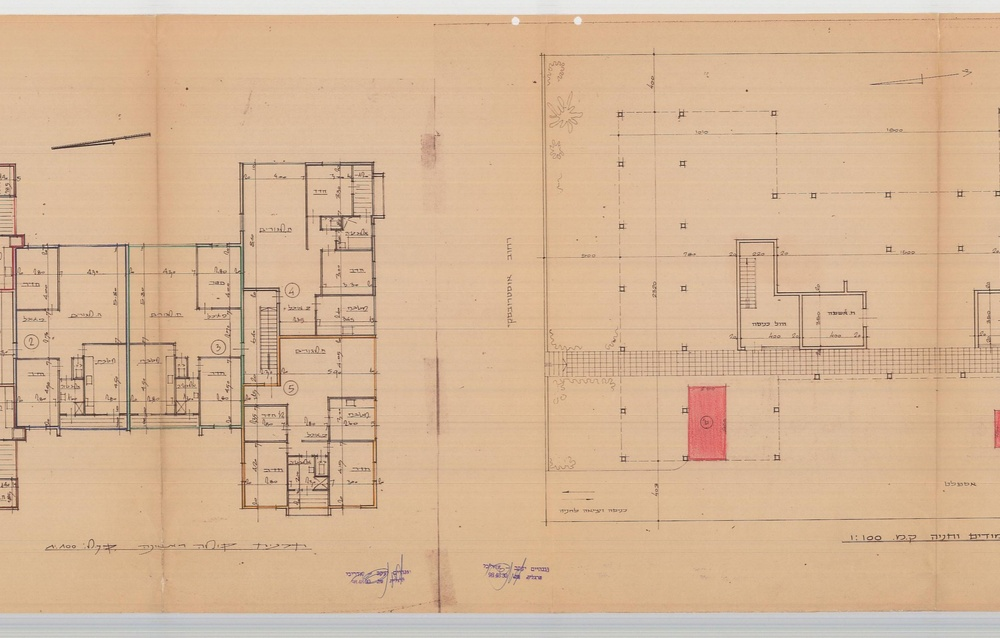
#> input picture p1_left.jpg, 1000 x 638 px, shrunk from 5309 x 3388 before the run, given in place of p1_left.png, which was not available
$ python label_circles.py
#> lines starting #> are read from the running program, lines starting #| are printed output that depends on the picture; after the words box and inside, x2 and y2 are one past the last pixel; in counts of white or black regions, pixels touching at a corner belong together; pictures that were not available may be replaced by others from this repository, and a replacement may not be noted
import cv2
import numpy as np
import os
import json

def detect_and_label_circles(img_path, output_path):
#> called with img_path = 'p1_left.png', output_path = 'cache/p1_left_labeled.png'
    img = cv2.imread(img_path)
#> img is the input picture: shape (638, 1000, 3); mean B, G, R 150.8, 182, 214
    if img is None:
        print(f"Error: Could not load {img_path}")
        return []

    gray = cv2.cvtColor(img, cv2.COLOR_BGR2GRAY)
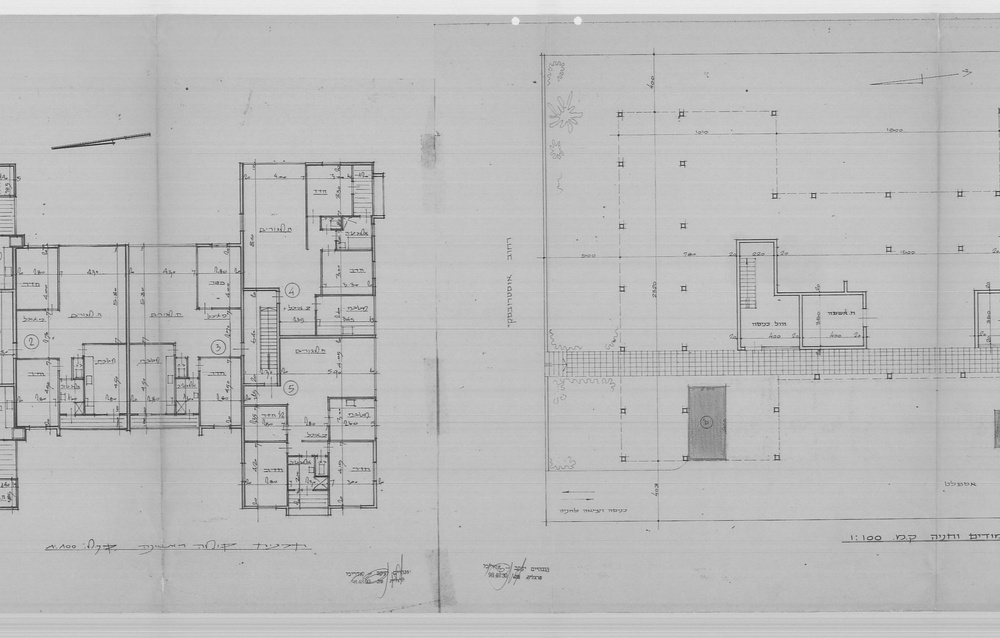
#> gray: shape (638, 1000); min 42, max 241, mean 188
    blurred = cv2.GaussianBlur(gray, (9, 9), 2)

    # Hough Circles Transform tuned for unit circles
    circles = cv2.HoughCircles(
        blurred,
        cv2.HOUGH_GRADIENT,
        dp=1.2,
        minDist=40,
        param1=50,
        param2=28, # slightly more sensitive to find all circles
        minRadius=15,
        maxRadius=45
    )
#> circles = 22 rows, first 8: [215.4, 364.2, 44.28], [105, 383.4, 42.96], [153, 378.6, 37.68], [342.6, 195, 39], [275.4, 329.4, 44.28], [39, 390.6, 35.04], [281.4, 203.4, 42.96], [275.4, 473.4, 31.08]

    detected_list = []
    if circles is not None:
        circles = np.round(circles[0, :]).astype("int")
#> circles = 22 rows, first 8: [215, 364, 44], [105, 383, 43], [153, 379, 38], [343, 195, 39], [275, 329, 44], [39, 391, 35], [281, 203, 43], [275, 473, 31]

        # Sort circles top-to-bottom, then left-to-right to make labeling structured
        circles = sorted(circles, key=lambda c: (c[1] // 50, c[0]))
#> circles = 22 items, first 6: [343, 195, 39], [281, 203, 43], [37, 268, 19], [101, 287, 42], [157, 295, 43], [217, 280, 34]

        output_img = img.copy()
        idx = 1
        for (x, y, r) in circles:
            # Check if this circle overlaps significantly with an already added one
            is_duplicate = False
            for prev in detected_list:
                dist = np.sqrt((x - prev['x'])**2 + (y - prev['y'])**2)
                if dist < 20: # too close, duplicate
                    is_duplicate = True
                    break
            if is_duplicate:
                continue

            circle_label = f"C{idx}"
            detected_list.append({
                'label': circle_label,
                'x': int(x),
                'y': int(y),
                'r': int(r)
            })

            # Draw green circle
            cv2.circle(output_img, (x, y), r, (0, 220, 0), 2)
            # Draw orange center dot
            cv2.circle(output_img, (x, y), 3, (0, 100, 255), -1)
            # Draw text label in high-contrast red with white outline
            text = circle_label
            font = cv2.FONT_HERSHEY_SIMPLEX
            font_scale = 0.7
            thickness = 2

            # Draw white background outline for text readability
            cv2.putText(output_img, text, (x + r + 5, y + 5), font, font_scale, (255, 255, 255), thickness + 2)
            cv2.putText(output_img, text, (x + r + 5, y + 5), font, font_scale, (0, 0, 255), thickness)

            idx += 1
#> this loop made 22 passes
#> (x, y, r, circle_label, text) on passes 1 to 12: (343, 195, 39, 'C1', 'C1'), (281, 203, 43, 'C2', 'C2'), (37, 268, 19, 'C3', 'C3'), (101, 287, 42, 'C4', 'C4'), (157, 295, 43, 'C5', 'C5'), (217, 280, 34, 'C6', 'C6'), (345, 269, 27, 'C7', 'C7'), (35, 339, 32, 'C8', 'C8'), (275, 329, 44, 'C9', 'C9'), (833, 319, 31, 'C10', 'C10'), (39, 391, 35, 'C11', 'C11'), (105, 383, 43, 'C12', 'C12')
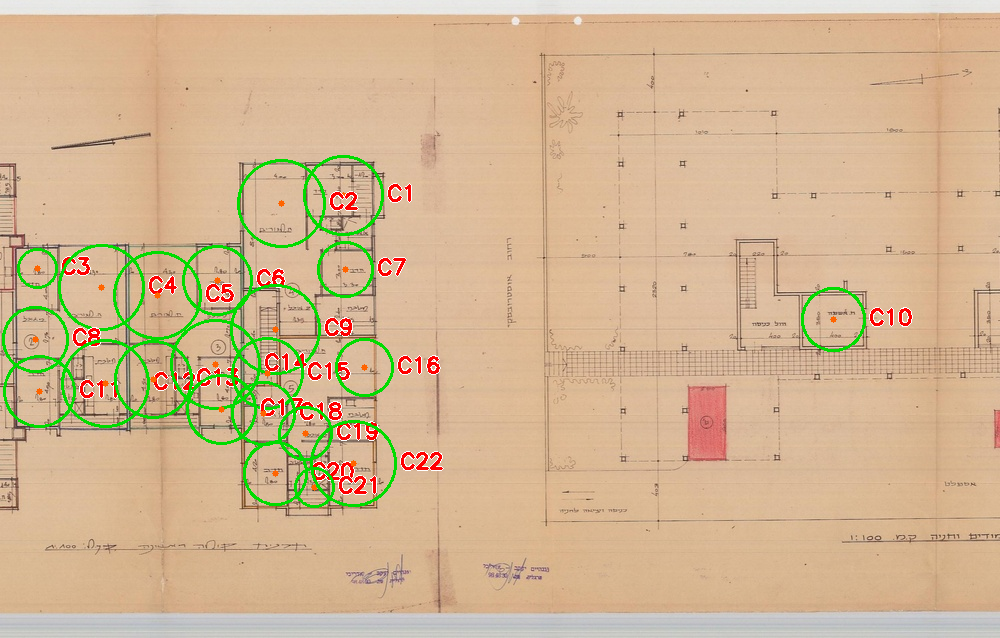
#> output_img: shape (638, 1000, 3); 3.62% of pixels changed, all inside (x1, y1, x2, y2) = (2, 155, 913, 508)
#> after the loop, detected_list = 22 items; idx = 23

        cv2.imwrite(output_path, output_img)
        print(f"Labeled image saved to {output_path}. Detected {len(detected_list)} unique circles.")
#| Labeled image saved to cache/p1_left_labeled.png. Detected 22 unique circles.
    else:
        print(f"No circles found in {img_path}")

    return detected_list

def main():
    os.makedirs("cache", exist_ok=True)

    # Label Page 1 Left Wing (Units 4, 5, 6)
    left_circles = detect_and_label_circles("p1_left.png", "cache/p1_left_labeled.png")
#> left_circles = 22 items
    with open("cache/left_circles_coords.json", "w") as f:
        json.dump(left_circles, f, indent=2)

    # Label Page 2 Right Wing (Units 1, 2, 3)
    right_circles = detect_and_label_circles("p2_right.png", "cache/p2_right_labeled.png")
    with open("cache/right_circles_coords.json", "w") as f:
        json.dump(right_circles, f, indent=2)

if __name__ == "__main__":
    main()

$ run again, with crop_c289.jpg copied over p1_left.jpg
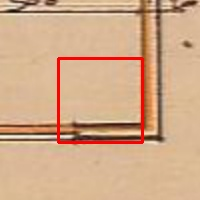
#> input picture crop_c289.jpg, 200 x 200 px, given in place of p1_left.png, which was not available
#> in detect_and_label_circles, img is the input picture: shape (200, 200, 3); mean B, G, R 137.3, 170.3, 209.5
#> in detect_and_label_circles, `blurred = cv2.GaussianBlur(gray, (9, 9), 2)`:
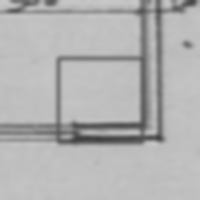
#> blurred: shape (200, 200); min 63, max 201, mean 178.2
#> in detect_and_label_circles, `circles = cv2.HoughCircles( blurred, cv2.HOUGH_GRADIENT, dp=1.2, minDi..`: circles = [[100.2, 102.6, 40.32], [18.6, 96.6, 41.64], [114.6, 31.8, 25.68]]
#> in detect_and_label_circles, `circles = np.round(circles[0, :]).astype("int")`: circles = [[100, 103, 40], [19, 97, 42], [115, 32, 26]]
#> in detect_and_label_circles, `circles = sorted(circles, key=lambda c: (c[1] // 50, c[0]))`: circles = [[115, 32, 26], [19, 97, 42], [100, 103, 40]]
#> the loop in detect_and_label_circles, `for (x, y, r) in circles:` made 3 passes
#> after the loop in detect_and_label_circles, `for (x, y, r) in circles:`:
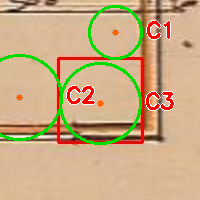
#> output_img: shape (200, 200, 3); 7.08% of pixels changed, all inside (x1, y1, x2, y2) = (0, 5, 175, 145)
#> after the loop in detect_and_label_circles, `for (x, y, r) in circles:`: detected_list = 3 items; idx = 4
#| Labeled image saved to cache/p1_left_labeled.png. Detected 3 unique circles.
#> left_circles = 3 items

$ run again, with p1_full.jpg copied over p1_left.jpg
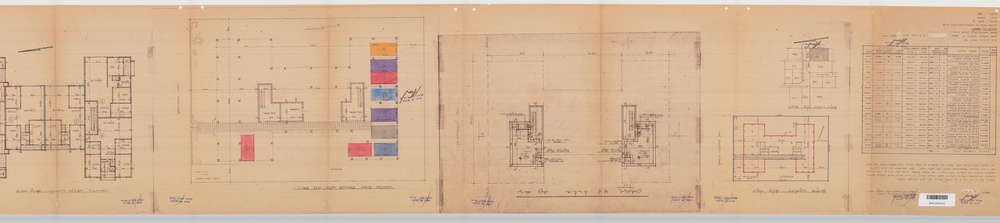
#> input picture p1_full.jpg, 1000 x 223 px, shrunk from 7584 x 1694 before the run, given in place of p1_left.png, which was not available
#> in detect_and_label_circles, img is the input picture: shape (223, 1000, 3); mean B, G, R 149.9, 180.3, 212.8
#> in detect_and_label_circles, `gray = cv2.cvtColor(img, cv2.COLOR_BGR2GRAY)`:
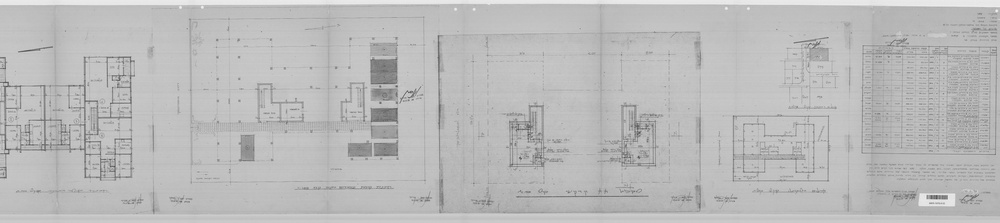
#> gray: shape (223, 1000); min 77, max 240, mean 186.5
#> in detect_and_label_circles, `circles = cv2.HoughCircles( blurred, cv2.HOUGH_GRADIENT, dp=1.2, minDi..`: circles = [[414.6, 115.8, 27.96]]
#> in detect_and_label_circles, `circles = np.round(circles[0, :]).astype("int")`: circles = [[415, 116, 28]]
#> the loop in detect_and_label_circles, `for (x, y, r) in circles:` made 1 pass
#> (x, y, r, circle_label, text, font, font_scale) on pass 1: (415, 116, 28, 'C1', 'C1', 0, 0.7)
#> after the loop in detect_and_label_circles, `for (x, y, r) in circles:`:
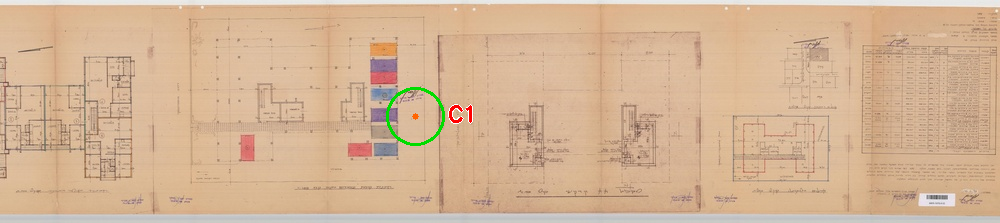
#> output_img: shape (223, 1000, 3); 0.38% of pixels changed, all inside (x1, y1, x2, y2) = (386, 87, 473, 146)
#> after the loop in detect_and_label_circles, `for (x, y, r) in circles:`: detected_list = 1 item; idx = 2
#| Labeled image saved to cache/p1_left_labeled.png. Detected 1 unique circles.
#> left_circles = 1 item

$ run again, with p2_full.jpg copied over p1_left.jpg
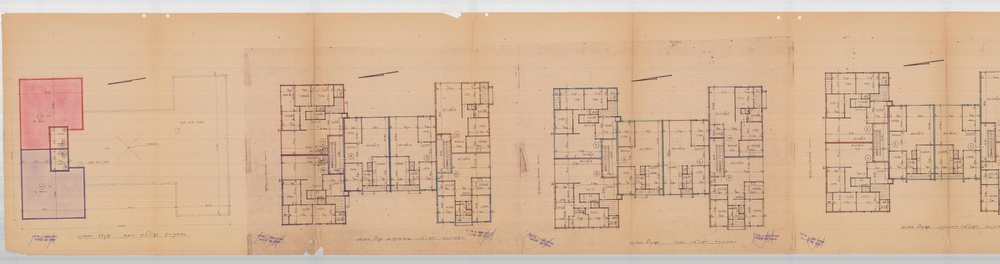
#> input picture p2_full.jpg, 1000 x 264 px, shrunk from 6572 x 1732 before the run, given in place of p1_left.png, which was not available
#> in detect_and_label_circles, img is the input picture: shape (264, 1000, 3); mean B, G, R 153.1, 181.7, 213.3
#> in detect_and_label_circles, `blurred = cv2.GaussianBlur(gray, (9, 9), 2)`:
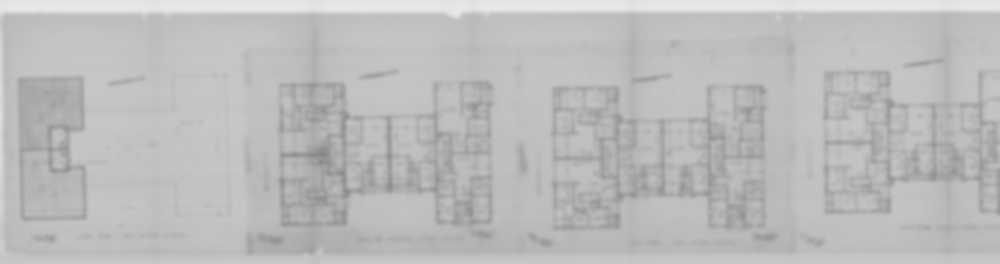
#> blurred: shape (264, 1000); min 133, max 232, mean 187.9
#> in detect_and_label_circles, `circles = cv2.HoughCircles( blurred, cv2.HOUGH_GRADIENT, dp=1.2, minDi..`: circles = [[683.4, 153, 42.96], [317.4, 184.2, 37.68], [851.4, 113.4, 27.12], [300.6, 132.6, 24.48], [364.2, 150.6, 23.16]]
#> in detect_and_label_circles, `circles = np.round(circles[0, :]).astype("int")`: circles = [[683, 153, 43], [317, 184, 38], [851, 113, 27], [301, 133, 24], [364, 151, 23]]
#> in detect_and_label_circles, `circles = sorted(circles, key=lambda c: (c[1] // 50, c[0]))`: circles = [[301, 133, 24], [851, 113, 27], [317, 184, 38], [364, 151, 23], [683, 153, 43]]
#> the loop in detect_and_label_circles, `for (x, y, r) in circles:` made 5 passes
#> after the loop in detect_and_label_circles, `for (x, y, r) in circles:`:
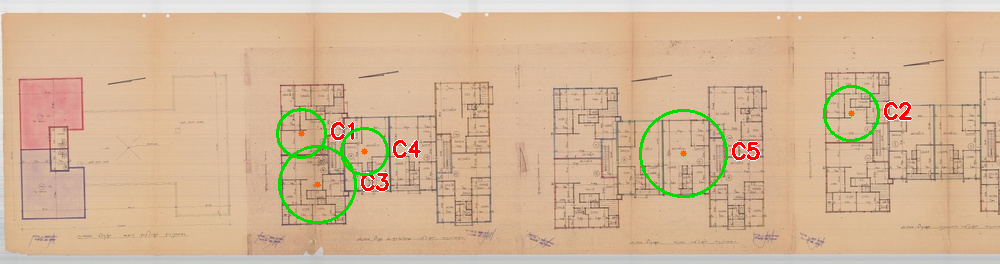
#> output_img: shape (264, 1000, 3); 1.79% of pixels changed, all inside (x1, y1, x2, y2) = (276, 85, 913, 224)
#> after the loop in detect_and_label_circles, `for (x, y, r) in circles:`: detected_list = 5 items; idx = 6
#| Labeled image saved to cache/p1_left_labeled.png. Detected 5 unique circles.
#> left_circles = 5 items
